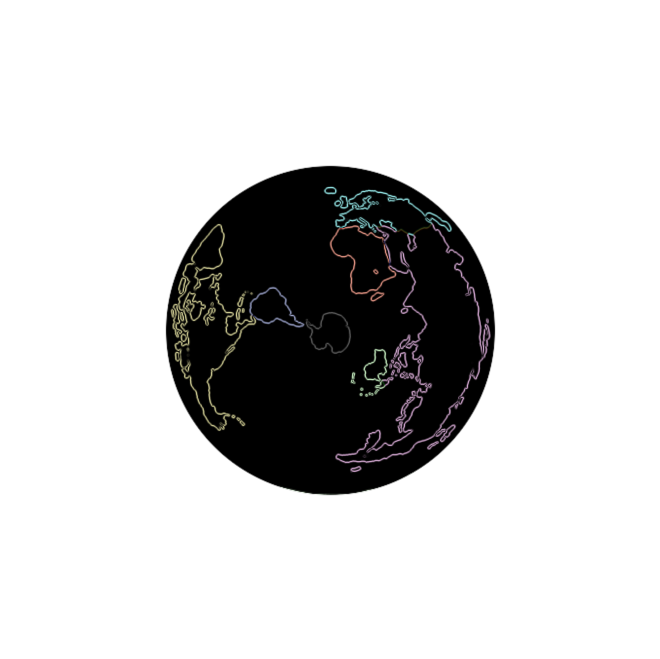
#> input picture globe_black00h00.png, 1980 x 1977 px (shown at 1/3 size)
$ python extract_base_globe.py
#> lines starting #> are read from the running program, lines starting #| are printed output that depends on the picture
import os
from PIL import Image

def extract_base_globe(input_image_path, output_image_path, center_x, center_y, radius):
    """Extract a properly sized base globe image from an existing frame."""
#> called with input_image_path = 'globe_black00h00.png', output_image_path = 'src/images/base_globe.png', center_x = 990, center_y = 988, radius = 491
    # Load the input image
    img = Image.open(input_image_path)
#> img is the input picture: PIL image 1980x1977 RGBA; mean R, G, B, A 3, 2.8, 2.8, 49.7

    # Calculate the bounding box for the globe
    left = center_x - radius
    top = center_y - radius
    right = center_x + radius
    bottom = center_y + radius

    # Crop the image to the globe
    globe = img.crop((left, top, right, bottom))
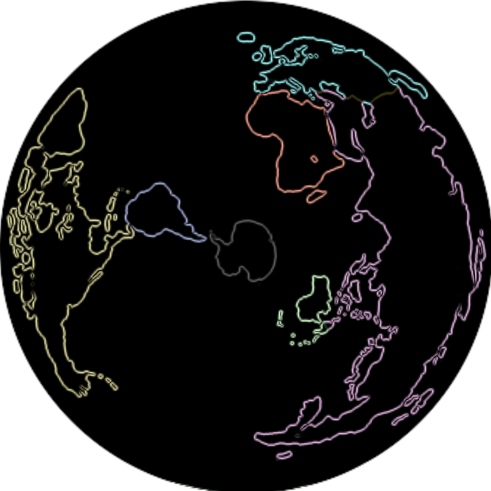
#> globe: PIL image 982x982 RGBA (shown at 1/2 size); mean R, G, B, A 11.5, 11, 10.8, 201.7; transparent parts drawn white

    # Save the extracted globe
    globe.save(output_image_path)
    print(f"Base globe extracted and saved to {output_image_path}")

if __name__ == "__main__":
    # Example usage
    input_image = "globe_black00h00.png"  # Use the existing frame
    output_image = "src/images/base_globe.png"  # Save to the correct location
    center_x = 990  # from config.ini
    center_y = 988  # from config.ini
    radius = 491    # from config.ini

    extract_base_globe(input_image, output_image, center_x, center_y, radius)
